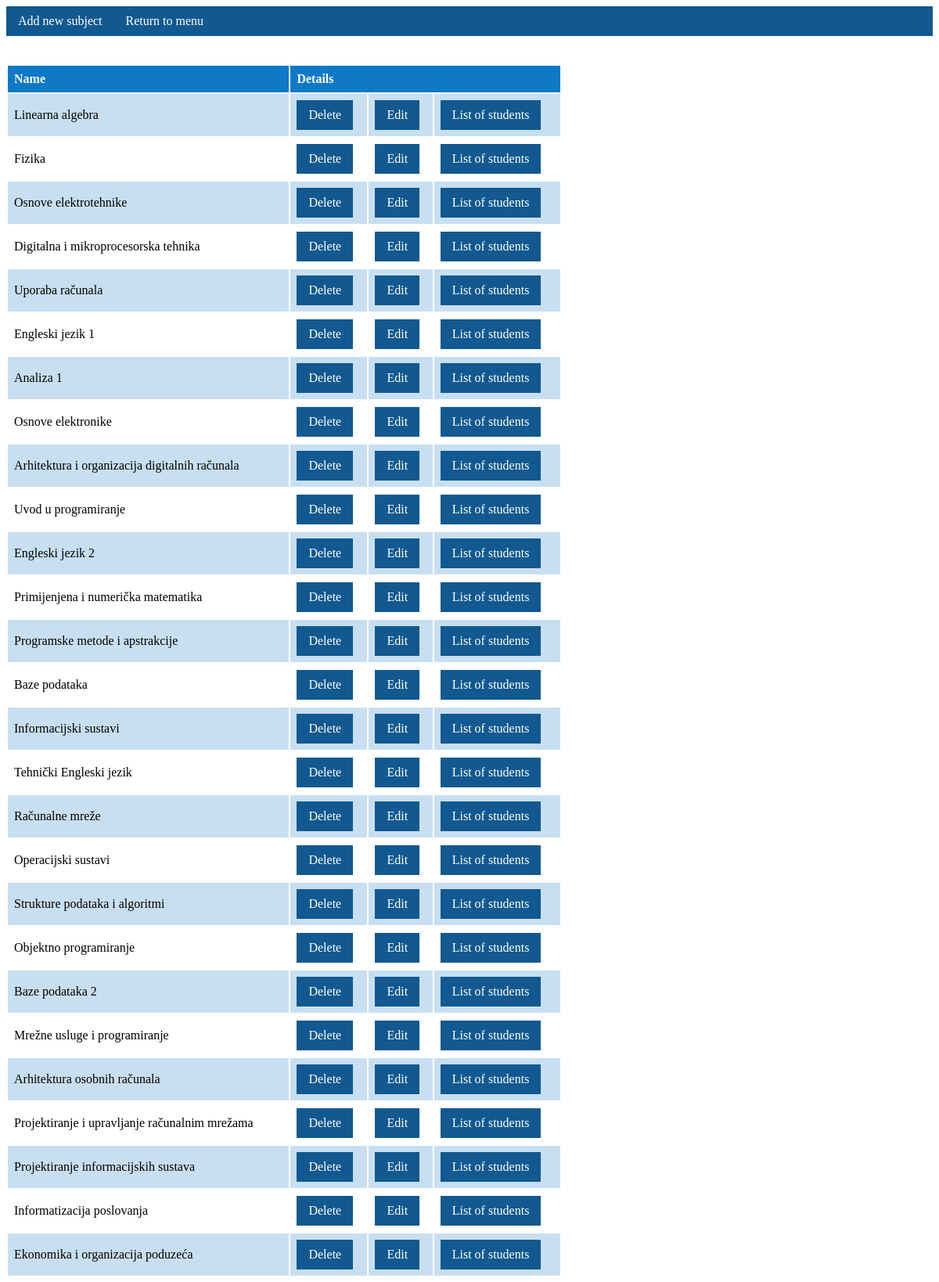
Page /list_of_subjects/ (signed in, upper part) on the committed database.
### LearnCrew/models.py (models this page shows, shortened)
class Predmeti(models.Model):
    name = models.CharField(max_length=255)
    kod = models.CharField(max_length=16)
    program = models.CharField(max_length=255)
    ects = models.IntegerField()
    sem_red = models.IntegerField()
    sem_izv = models.IntegerField()
    IZBORNI_PREDMET = (('Da','Da'), ('Ne','Ne'))
    izborni = models.CharField(max_length=30, choices=IZBORNI_PREDMET, blank=True)
    nositelj = models.ForeignKey(Korisnici, on_delete=models.CASCADE, null=True, blank=True)

### LearnCrew/views.py (the view, shortened to what this page needs)
# urls.py: path('list_of_subjects/', views.get_all_subjects, name='list_of_subjects'),
def get_all_subjects(request):
    if str(request.user.uloga) == 'adm':
        subjects = Predmeti.objects.all()
        return render(request, 'list_of_subjects.html', {"data": subjects})

### LearnCrew/models.py (called while the page is built)
    def __str__(self):
        return '%s' % (self.uloga, )

### LearnCrew/templates/list_of_subjects.html
{% extends 'base.html' %}
{% block subjects-admin %}
<ul>
    <li><a href="http://localhost:8000/add_subject/">Add new subject</a></li>
    <li><a href="http://localhost:8000/home/admin/">Return to menu</a></li>
</ul>
<br><br>
<table style="width:60%">
    <tr>
        <th>Name</th>
        <th colspan="3">Details</th>
    </tr>
    <tr>
{% for subject in data %}
<td>{{subject.name}}</td>
<td><a href="http://localhost:8000/delete_subject/{{subject.id}}">Delete </a></td>
<td><a href="http://localhost:8000/edit_subject/{{subject.id}}">Edit </a></td>
<td><a href="http://localhost:8000/list_of_studentsSubject/{{subject.id}}">List of students </a></td>
    </tr>
{% endfor %}
</table>
{% endblock %}

### LearnCrew/templates/base.html (style rules this page uses)
table { border-collapse: separate; width: 70%; }
th, td { text-align: left; padding: 8px; }
tr:nth-child(even) { background-color: #C7DFF1 }
th { background-color: #0F79C6; color: white; }
ul { list-style-type: none; margin: 0; padding: 0; overflow: hidden; background-color: #115990; }
li { float: left; }
li a { display: block; color: white; text-align: center; padding: 14px 16px; text-decoration: none; }
a:link, a:visited { background-color: #115990; color: white; padding: 10px 15px; text-align: center; text-decoration: none; display: inline-block; }

### rows in the picture
Predmeti: name "Linearna algebra"
Predmeti: name "Fizika"
Predmeti: name "Osnove elektrotehnike"
Predmeti: name "Digitalna i mikroprocesorska tehnika"
Predmeti: name "Uporaba računala"
Predmeti: name "Engleski jezik 1"
Predmeti: name "Analiza 1"
Predmeti: name "Osnove elektronike"
Predmeti: name "Arhitektura i organizacija digitalnih računala"
Predmeti: name "Uvod u programiranje"
Predmeti: name "Engleski jezik 2"
Predmeti: name "Primijenjena i numerička matematika"
Predmeti: name "Programske metode i apstrakcije"
Predmeti: name "Baze podataka"
Predmeti: name "Informacijski sustavi"
Predmeti: name "Tehnički Engleski jezik"
Predmeti: name "Računalne mreže"
Predmeti: name "Operacijski sustavi"
Predmeti: name "Strukture podataka i algoritmi"
Predmeti: name "Objektno programiranje"
Predmeti: name "Baze podataka 2"
Predmeti: name "Mrežne usluge i programiranje"
Predmeti: name "Arhitektura osobnih računala"
Predmeti: name "Projektiranje i upravljanje računalnim mrežama"
Predmeti: name "Projektiranje informacijskih sustava"
Predmeti: name "Informatizacija poslovanja"
Predmeti: name "Ekonomika i organizacija poduzeća"
